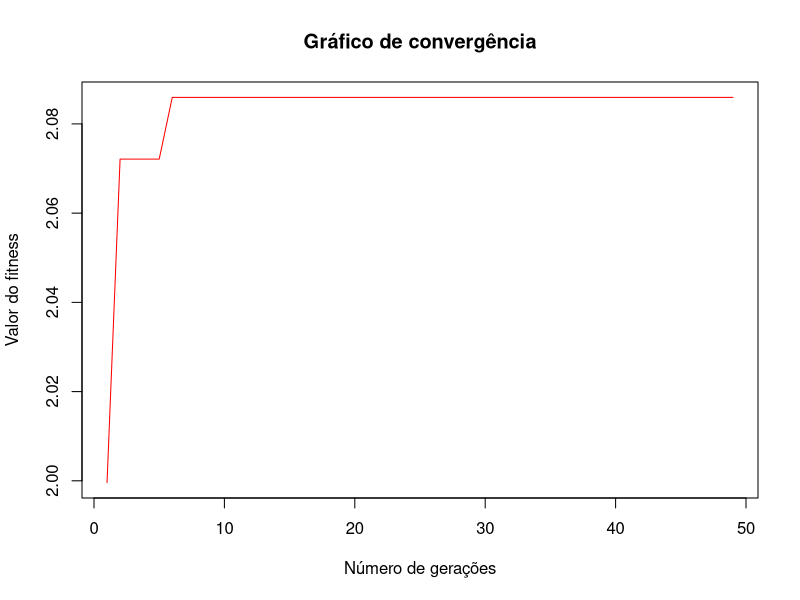

R code for this plot:
#Limpa o Environment do RStudio
rm(list = ls())

#Criação da classe indivíduo
setClass(
  "Individuo",
  slots = c(
    noscidade = "numeric",
    distCidades = "list",
    distt = "numeric",
    notaAvaliacao = "numeric",
    geracao = "numeric",
    cromossomo = "character"
  ),
  #Inicialização da Classe indivíduo
  prototype = list(
    noscidade = 0,
    distt = 0,
    distCidades = list(),
    notaAvaliacao = 0,
    geracao = 0 
  )
)

#Função que gera os cromossomos de cada indivíduo de acordo com o nó de cada cidade
gerarCromossomo = function(tamanhoCromossomo){
  cromossomo = sample(x = c("1", "2", "3", "4", "5", "6", "7", "8", "9", "10", "11", "12", "13", "14", "15", 
                            "16", "17", "18", "19", "20", "21", "22", "23", 
                            "24", "25", "26", "27", "28", "29"),size = 29, replace = FALSE)
  cromossomo[30] = cromossomo[1]
  return(cromossomo)
}

#Função fitness
avaliacao = function(individuo){
  distt = 0
  for(i in 1:29){
    for(j in 1:29){
      if(individuo@cromossomo[i]==j){
        for(k in 1:29){
          if(individuo@cromossomo[i+1] == k)
            distt = distt + individuo@distCidades[[j]][k]
        }
      }
    }
  }
  individuo@notaAvaliacao = (1/distt)*10000
  individuo@distt = distt
  return(individuo)
}

#Função de crossover
crossover = function(individuoA, individuoB){
  corte = 14
  
    aux2 = 0
    aux5 = 0
    aux2 = c(individuoA@cromossomo[1:14])
    aux5 = c(individuoB@cromossomo[1:14])
    
    #Impede que haja valores repetidos no filho1
    for (j in 15:29) {
      aux = 0 
      for(j2 in 1:14){
        if (individuoB@cromossomo[j] == individuoA@cromossomo[j2]){
          aux = aux + 1
        }
      }
      if(aux == 0){
        aux2 = c(aux2, individuoB@cromossomo[j])
      }
    }
    
    #Completa os valores faltantes no filho1
    for (j3 in 1:29){
      aux3 = 0
      for(j4 in 1:length(aux2)){
        if(j3 == aux2[j4]){
          aux3 = aux3 + 1
        }
      }
      if (aux3 == 0){
        aux2 = c(aux2, j3)
      }
    }
    
    #Impede que haja valores repetidos no filho2
    for (j in 15:29) {
      aux4 = 0 
      for(j2 in 1:14){
        if (individuoA@cromossomo[j] == individuoB@cromossomo[j2]){
          aux4 = aux4 + 1
        }
      }
      if(aux4 == 0){
        aux5 = c(aux5, individuoA@cromossomo[j])
      }
    }
    
    #Completa os valores faltantes no filho2
    for (j3 in 1:29){
      aux6 = 0
      for(j4 in 1:length(aux5)){
        if(j3 == aux5[j4]){
          aux6 = aux6 + 1
        }
      }
      if (aux6 == 0){
        aux5 = c(aux5, j3)
      }
    }
    
    filho1 = c(aux2, individuoA@cromossomo[length(individuoA@cromossomo)])
    filho2 = c(aux5, individuoB@cromossomo[length(individuoB@cromossomo)])
  
  
  filhos = list(
    new("Individuo", 
        noscidade = individuoA@noscidade,
        distCidades = individuoA@distCidades,
        geracao = individuoA@geracao + 1),
    new("Individuo", noscidade = individuoB@noscidade,
        distCidades = individuoB@distCidades,
        geracao = individuoB@geracao + 1)
  )
  
  filhos[[1]]@cromossomo = filho1
  filhos[[2]]@cromossomo = filho2
  return(filhos)
}

#Função de mutação
mutacao = function(individuo, taxaMutacao) {

    if(runif(n = 1, min = 0, max = 1) < taxaMutacao){
      aux = individuo@cromossomo[17]
      individuo@cromossomo[17] = individuo@cromossomo[22]
      individuo@cromossomo[22] = aux
      aux = individuo@cromossomo[18]
      individuo@cromossomo[18] = individuo@cromossomo[21]
      individuo@cromossomo[21] = aux
      aux = individuo@cromossomo[19]
      individuo@cromossomo[19] = individuo@cromossomo[20]
      individuo@cromossomo[20] = aux
    }

  return(individuo)
}

#Criação da classe algoritmo genético
setClass(
  "algoritmoGenetico",
  slots = c(
    tamanhoPopulacao = "numeric",
    populacao = "list",
    geracao = "numeric",
    melhorSolucao = "Individuo",
    listaSolucoes = "list"
  )
)

#Função para inicializar a população
inicializaPopulacao = function(algoritmoGenetico, noscidade, distCidades){
  for(i in 1:algoritmoGenetico@tamanhoPopulacao){
    algoritmoGenetico@populacao[[i]] = new("Individuo", noscidade = noscidade, distCidades = distCidades)
    algoritmoGenetico@populacao[[i]]@cromossomo = gerarCromossomo(length(listaCidades))
  }
  return(algoritmoGenetico)
}

#Função para ordernar a população de acordo com a melhor solução
ordenaPopulacao = function(populacao){
  populacaoOrdenada = c()
  notasAvaliacao = c()
  for(individuo in populacao){
    notasAvaliacao = c(notasAvaliacao, individuo@notaAvaliacao)
  }
  listaPosicao = order(notasAvaliacao, decreasing = TRUE)
  for(i in 1:length(listaPosicao)){
    populacaoOrdenada = c(populacaoOrdenada, populacao[[listaPosicao[i]]])
  }
  return(populacaoOrdenada)
}

#Encontra o melhor indivíduo
melhorIndividuo = function(algoritmoGenetico, individuo){
  
  if(individuo@notaAvaliacao > algoritmoGenetico@melhorSolucao@notaAvaliacao){
    algoritmoGenetico@melhorSolucao = individuo
  }
  
  algoritmoGenetico@listaSolucoes = c(algoritmoGenetico@listaSolucoes, (algoritmoGenetico@melhorSolucao@notaAvaliacao))
  
  return(algoritmoGenetico)
}

#Soma das notas de cada avaliação
somaAvaliacoes = function(algoritmoGenetico){
  soma = 0
  for(individuo in algoritmoGenetico@populacao){
    soma = soma + individuo@notaAvaliacao
  }
  return(soma)
}

#Seleciona o indivíduo pai 
selecionaPai = function(algoritmoGenetico, somaAvaliacoes){
  pai = 0
  valorSorteado = runif(1, 0, 1) * somaAvaliacoes
  soma = 0
  i = 1
  while (i < length(algoritmoGenetico@populacao) && soma<valorSorteado){
    soma = soma + algoritmoGenetico@populacao[[1]]@notaAvaliacao
    pai = pai + 1
    i = i + 1
  }
  return(pai)
}

#Visualiza o melhor indivíduo de cada geração
VisualizaGeracao = function(algoritmoGenetico){
  melhor = algoritmoGenetico@populacao[[1]]
  cat("\nG: ", melhor@geracao, "Nota: ", melhor@notaAvaliacao,
      " Distância total:", (1/melhor@notaAvaliacao)*10000, " Cromossomo: ", melhor@cromossomo)
}

#Função principal que realiza o algoritmo genético
resolver = function(algoritmoGenetico, taxaMutacao, numeroGeracoes, noscidade, distCidades){
  ag = algoritmoGenetico
  ag = inicializaPopulacao(algoritmoGenetico = ag, noscidade = noscidade, 
                           distCidades = distCidades)
  for(i in 1:ag@tamanhoPopulacao){
    ag@populacao[[i]] = avaliacao(ag@populacao[[i]])
  }
  ag@populacao = ordenaPopulacao(ag@populacao)
  ag@melhorSolucao = ag@populacao[[1]]
  VisualizaGeracao(algoritmoGenetico = ag)
  
  for(geracao in 1:numeroGeracoes){
    soma = somaAvaliacoes(algoritmoGenetico = ag)
    novaPopulacao = c()
    for(individuosGerados in 1:ag@tamanhoPopulacao/2){
      pai1 = selecionaPai(algoritmoGenetico = ag, somaAvaliacoes = soma)
      pai2 = selecionaPai(algoritmoGenetico = ag, somaAvaliacoes = soma)
      
      filhos = crossover(individuoA = ag@populacao[[pai1]], individuoB = ag@populacao[[pai2]])
      novaPopulacao = c(novaPopulacao, mutacao(individuo = filhos[[1]], taxaMutacao = taxaMutacao))
      novaPopulacao = c(novaPopulacao, mutacao(individuo = filhos[[2]], taxaMutacao = taxaMutacao))
    }
    ag@populacao = novaPopulacao
    for(i in 1:ag@tamanhoPopulacao){
      ag@populacao[[i]] = avaliacao(ag@populacao[[i]])
    }
    ag@populacao = ordenaPopulacao(ag@populacao)
    VisualizaGeracao(algoritmoGenetico = ag)
    ag = melhorIndividuo(algoritmoGenetico = ag, individuo = ag@populacao[[1]])
  }
  
  cat("\nMelhor solução - G:", ag@melhorSolucao@geracao, " Valor: ", ag@melhorSolucao@notaAvaliacao,
      "Distância total: ", (1/ag@melhorSolucao@notaAvaliacao)*10000, "Cromossomo: ", ag@melhorSolucao@cromossomo)
  return(ag)
}

#Lista das distâncias entre 29 cidades do arquivo bays29 da TSPlib
distCidades = c(0,107,241,190,124,80,316,76,152,157,283,133,113,297,228,129,348,276,188,150,65,341,184,67,221,169,108,45,167,
                107,0,148,137,88,127,336,183,134,95,254,180,101,234,175,176,265,199,182,67,42,278,271,146,251,105,191,139,79,
                241,148,0,374,171,259,509,317,217,232,491,312,280,391,412,349,422,356,355,204,182,435,417,292,424,116,337,273,77,
                190,137,374,0,202,234,222,192,248,42,117,287,79,107,38,121,152,86,68,70,137,151,239,135,137,242,165,228,205,
                124,88,171,202,0,61,392,202,46,160,319,112,163,322,240,232,314,287,238,155,65,366,300,175,307,57,220,121,97,
                80,127,259,234,61,0,386,141,72,167,351,55,157,331,272,226,362,296,232,164,85,375,249,147,301,118,188,60,185,
                316,336,509,222,392,386,0,233,438,254,202,439,235,254,210,187,313,266,154,282,321,298,168,249,95,437,190,314,435,
                76,183,317,192,202,141,233,0,213,188,272,193,131,302,233,98,344,289,177,216,141,346,108,57,190,245,43,81,243,
                152,134,217,248,46,72,438,213,0,206,365,89,209,368,286,278,360,333,284,201,111,412,321,221,353,72,266,132,111,
                157,95,232,42,160,167,254,188,206,0,159,220,57,149,80,132,193,127,100,28,95,193,241,131,169,200,161,189,163,
                283,254,491,117,319,351,202,272,365,159,0,404,176,106,79,161,165,141,95,187,254,103,279,215,117,359,216,308,322,
                133,180,312,287,112,55,439,193,89,220,404,0,210,384,325,279,415,349,285,217,138,428,310,200,354,169,241,112,238,
                113,101,280,79,163,157,235,131,209,57,176,210,0,186,117,75,231,165,81,85,92,230,184,74,150,208,104,158,206,
                297,234,391,107,322,331,254,302,368,149,106,384,186,0,69,191,59,35,125,167,255,44,309,245,169,327,246,335,288,
                228,175,412,38,240,272,210,233,286,80,79,325,117,69,0,122,122,56,56,108,175,113,240,176,125,280,177,266,243,
                129,176,349,121,232,226,187,98,278,132,161,279,75,191,122,0,244,178,66,160,161,235,118,62,92,277,55,155,275,
                348,265,422,152,314,362,313,344,360,193,165,415,231,59,122,244,0,66,178,198,286,77,362,287,228,358,299,380,319,
                276,199,356,86,287,296,266,289,333,127,141,349,165,35,56,178,66,0,112,132,220,79,296,232,181,292,233,314,253,
                188,182,355,68,238,232,154,177,284,100,95,285,81,125,56,66,178,112,0,128,167,169,179,120,69,283,121,213,281,
                150,67,204,70,155,164,282,216,201,28,187,217,85,167,108,160,198,132,128,0,88,211,269,159,197,172,189,182,135,
                65,42,182,137,65,85,321,141,111,95,254,138,92,255,175,161,286,220,167,88,0,299,229,104,236,110,149,97,108,
                341,278,435,151,366,375,298,346,412,193,103,428,230,44,113,235,77,79,169,211,299,0,353,289,213,371,290,379,332,
                184,271,417,239,300,249,168,108,321,241,279,310,184,309,240,118,362,296,179,269,229,353,0,121,162,345,80,189,342,
                67,146,292,135,175,147,249,57,221,131,215,200,74,245,176,62,287,232,120,159,104,289,121,0,154,220,41,93,218,
                221,251,424,137,307,301,95,190,353,169,117,354,150,169,125,92,228,181,69,197,236,213,162,154,0,352,147,247,350,
                169,105,116,242,57,118,437,245,72,200,359,169,208,327,280,277,358,292,283,172,110,371,345,220,352,0,265,178,39,
                108,191,337,165,220,188,190,43,266,161,216,241,104,246,177,55,299,233,121,189,149,290,80,41,147,265,0,124,263,
                45,139,273,228,121,60,314,81,132,189,308,112,158,335,266,155,380,314,213,182,97,379,189,93,247,178,124,0,199,
                167,79,77,205,97,185,435,243,111,163,322,238,206,288,243,275,319,253,281,135,108,332,342,218,350,39,263,199,0)

#Cria uma lista de lista com as distâncias de cada cidade 
listAll=list()
aux = 1
aux2 = 29
for(i in 1:29){
  list = distCidades[aux:aux2]
  listAll[[i]] = list
  aux = aux + 29
  aux2 = aux2 + 29
}

#Define os nós de cada uma das 29 cidades
noscidade = c(1, 2, 3, 4, 5, 6, 7, 8, 9, 10, 11, 12, 13, 14, 15, 16, 17, 18, 19, 20, 21, 22, 23, 24, 25,
              26, 27, 28, 29)

tamanho = 50 #Tamanho da população
probabilidadeMutacao = 0.05 #Probabilidade de mutação
numeroGeracoes = 49 #Número de gerações (Para 50 gerações é necessário setar 49 pois a primeira se iniciar em 0)

#Chamada para execução do algoritmo genético
ag = new("algoritmoGenetico", tamanhoPopulacao = tamanho)
ag = resolver(algoritmoGenetico = ag, taxaMutacao = probabilidadeMutacao, numeroGeracoes = numeroGeracoes,
              noscidade = noscidade, distCidades=listAll)

#Plota um gráfico com a melhor solução de cada geração
plot(
  x = 1:numeroGeracoes,
  y = ag@listaSolucoes,
  type = "l",
  main = "Gráfico de convergência",
  col = "red",
  ylab = "Valor do fitness",
  xlab = "Número de gerações"
)